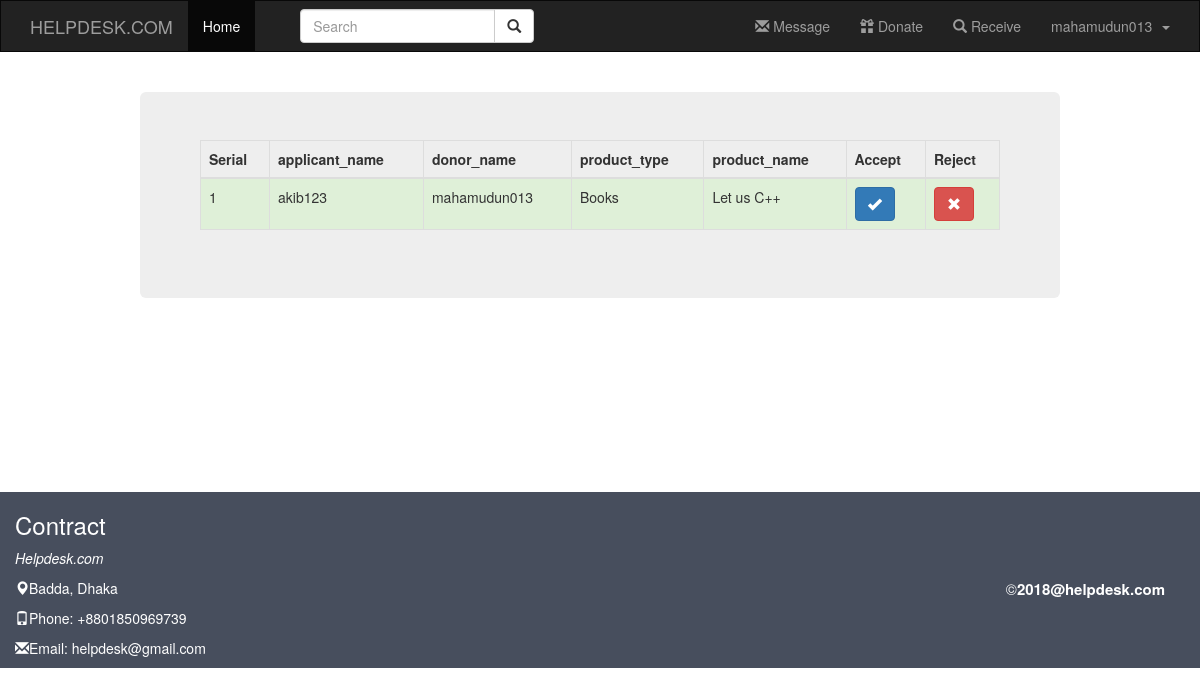
Page /permit_donor.php (signed in) on the committed database.
### tables this page shows
CREATE TABLE `apply_table` (
  `a_id` int(11) NOT NULL,
  `applicant_name` varchar(100) NOT NULL,
  `donor_name` varchar(100) NOT NULL,
  `product_type` varchar(100) NOT NULL,
  `product_name` varchar(100) NOT NULL
);

### permit_donor.php (the view, shortened to what this page needs)
<!DOCTYPE html>
<html lang="en">
<head>
  <link rel="stylesheet" href="https://maxcdn.bootstrapcdn.com/bootstrap/3.3.7/css/bootstrap.min.css">
</head>
<body>
 <nav class="navbar navbar-inverse" style="border-radius: 0">
  <div class="container">
    <div class="navbar-header">
      <a class="navbar-brand" href="#">HELPDESK.COM</a>
    </div>
    <ul class="nav navbar-nav">
      <li class="active"><a href="#">Home</a></li>
      <li><a href="#"></a></li>
        <form class="navbar-form navbar-left">
          <div class="input-group">
             <input type="text" class="form-control" placeholder="Search">
          <div class="input-group-btn">
            <button class="btn btn-default" type="submit">
            <i class="glyphicon glyphicon-search"></i>
            </button>
          </div>
         </div>
      </form>
    </ul>
    <ul class="nav navbar-nav navbar-right">
      <li><a href="accept_news.php"><span class="glyphicon glyphicon-envelope"></span> Message</a></li>
      <li><a href="donor_info.php"><span class="glyphicon glyphicon-gift"></span> Donate</a></li>
      <li><a href="user_home.php"><span class="glyphicon glyphicon-search"></span> Receive</a></li>
      <li class="dropdown"><a class="dropdown-toggle" data-toggle="dropdown"
        href="#"><?php echo $_SESSION['username'];?> &nbsp<span class="caret"></span></a>
      </li>
    </ul>
  </div>
</nav>
<br>
<div class="container" style="min-height: 400px;">
   <div class="col-md-10 col-md-offset-1">
    <div class="jumbotron">
      <table class="table table-hover table-bordered">
        <thead >
          <th>Serial</th>
          <th>applicant_name</th>
          <th>donor_name</th>
          <th>product_type</th>
          <th>product_name</th>
          <th>Accept</th>
          <th>Reject</th>
        </thead>
       <?php
        $donor_uname=$_SESSION['username'];
       include('config.php');
         $connect= mysqli_connect($dbservername,$dbusername,$dbpassword,$dbname);
          $q=" SELECT *FROM apply_table WHERE donor_name='$donor_uname' ";
          $run=mysqli_query($connect,$q);
        if (mysqli_num_rows($run)> 0) {
            $i=1;
        while($row = mysqli_fetch_assoc($run)){
      ?>
          <tbody>
         <tr class="success">
            <td><?php  echo $i++; ?></td>
            <td><?php echo $row['applicant_name']; ?></td>
            <td><?php echo $row['donor_name']; ?></td>
            <td><?php echo $row['product_type']; ?></td>
            <td><?php echo $row['product_name']; ?></td>
             <td>
              <a href="function.php?accept_uid=<?php echo $row['applicant_name']?>& ?accept_donor=<?php echo $row['donor_name']?>" class="btn btn-primary" onclick=" return confirm('Are you sure to Accept?')"><span class="glyphicon glyphicon-ok"></span></a>
            </td>
            <td>
              <a href="#?rejected_uid=<?php echo $row['applicant_name']?> & reject_donor=<?php echo $row['donor_name'] ?>" class="btn btn-danger" onclick=" return confirm('Are you sure to Reject?')"><span class="glyphicon glyphicon-remove"></span></a>
            </td>
          </tr>
        </tbody>
      <?php
        }
      }
      ?>
      </table>
    </div>
   </div>
  </div>
<?php include('footer.php') ?>
</body>
</html>

### rows in the picture
apply_table: applicant_name "akib123", donor_name "mahamudun013", product_type "Books", product_name "Let us C++"

### other values in the picture
$_SESSION['username'] "mahamudun013"
